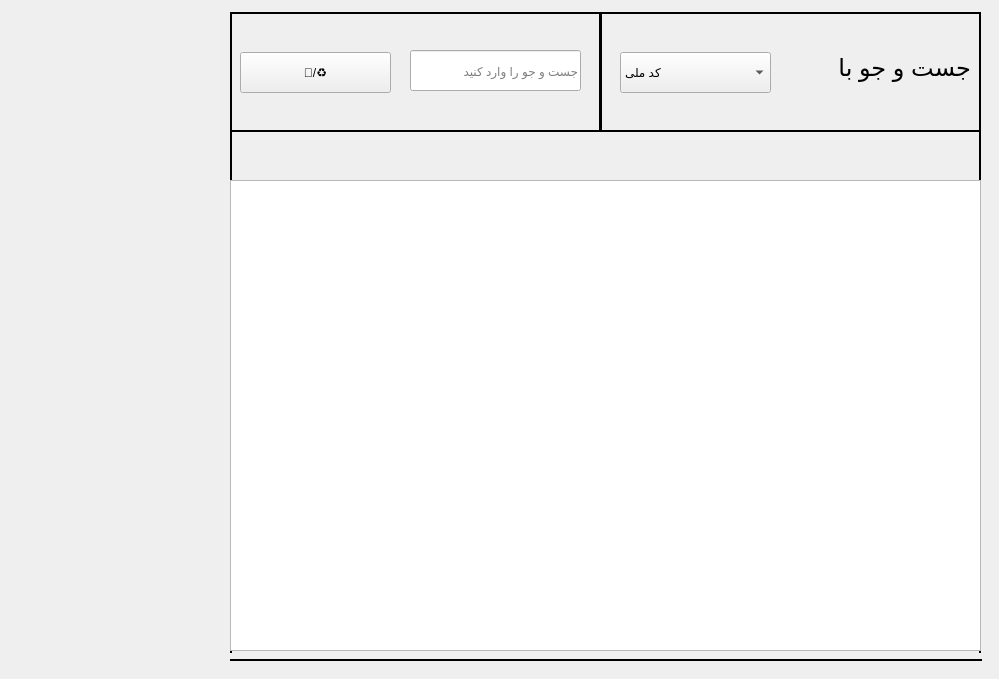
    <widget class="QWidget" name="widget_4">
     <attribute name="title">
      <string>ویرایش پلاک</string>
     </attribute>
     <widget class="QLabel" name="add_admin_header_3">
      <property name="geometry">
       <rect>
        <x>600</x>
        <y>12</y>
        <width>381</width>
        <height>120</height>
       </rect>
      </property>
      <property name="frameShape">
       <enum>QFrame::WinPanel</enum>
      </property>
      <property name="text">
       <string/>
      </property>
      <property name="alignment">
       <set>Qt::AlignCenter</set>
      </property>
     </widget>
     <widget class="QComboBox" name="comboBox_3">
      <property name="geometry">
       <rect>
        <x>620</x>
        <y>52</y>
        <width>151</width>
        <height>41</height>
       </rect>
      </property>
      <item>
       <property name="text">
        <string>کد ملی</string>
       </property>
      </item>
      <item>
       <property name="text">
        <string>نام و نام خانواگی</string>
       </property>
      </item>
      <item>
       <property name="text">
        <string>سمت</string>
       </property>
      </item>
      <item>
       <property name="text">
        <string>پلاک</string>
       </property>
      </item>
      <item>
       <property name="text">
        <string>تاریخ</string>
       </property>
      </item>
     </widget>
     <widget class="Line" name="line_38">
      <property name="geometry">
       <rect>
        <x>591</x>
        <y>650</y>
        <width>391</width>
        <height>20</height>
       </rect>
      </property>
      <property name="frameShadow">
       <enum>QFrame::Plain</enum>
      </property>
      <property name="lineWidth">
       <number>2</number>
      </property>
      <property name="orientation">
       <enum>Qt::Horizontal</enum>
      </property>
     </widget>
     <widget class="QLabel" name="label_7">
      <property name="geometry">
       <rect>
        <x>800</x>
        <y>22</y>
        <width>171</width>
        <height>91</height>
       </rect>
      </property>
      <property name="font">
       <font>
        <pointsize>18</pointsize>
       </font>
      </property>
      <property name="text">
       <string>جست و جو با</string>
      </property>
     </widget>
     <widget class="QLabel" name="admins_info_header_2">
      <property name="geometry">
       <rect>
        <x>230</x>
        <y>12</y>
        <width>371</width>
        <height>120</height>
       </rect>
      </property>
      <property name="frameShape">
       <enum>QFrame::WinPanel</enum>
      </property>
      <property name="text">
       <string/>
      </property>
      <property name="alignment">
       <set>Qt::AlignCenter</set>
      </property>
     </widget>
     <widget class="Line" name="line_39">
      <property name="geometry">
       <rect>
        <x>230</x>
        <y>650</y>
        <width>361</width>
        <height>20</height>
       </rect>
      </property>
      <property name="frameShadow">
       <enum>QFrame::Plain</enum>
      </property>
      <property name="lineWidth">
       <number>2</number>
      </property>
      <property name="orientation">
       <enum>Qt::Horizontal</enum>
      </property>
     </widget>
     <widget class="QPushButton" name="search_2">
      <property name="geometry">
       <rect>
        <x>240</x>
        <y>52</y>
        <width>151</width>
        <height>41</height>
       </rect>
      </property>
      <property name="text">
       <string>🔎/♻️</string>
      </property>
     </widget>
     <widget class="Line" name="line_40">
      <property name="geometry">
       <rect>
        <x>221</x>
        <y>132</y>
        <width>20</width>
        <height>521</height>
       </rect>
      </property>
      <property name="frameShadow">
       <enum>QFrame::Plain</enum>
      </property>
      <property name="lineWidth">
       <number>2</number>
      </property>
      <property name="orientation">
       <enum>Qt::Vertical</enum>
      </property>
     </widget>
     <widget class="Line" name="line_41">
      <property name="geometry">
       <rect>
        <x>970</x>
        <y>122</y>
        <width>20</width>
        <height>531</height>
       </rect>
      </property>
      <property name="frameShadow">
       <enum>QFrame::Plain</enum>
      </property>
      <property name="lineWidth">
       <number>2</number>
      </property>
      <property name="midLineWidth">
       <number>0</number>
      </property>
      <property name="orientation">
       <enum>Qt::Vertical</enum>
      </property>
     </widget>
     <widget class="QLabel" name="error_3">
      <property name="geometry">
       <rect>
        <x>240</x>
        <y>132</y>
        <width>731</width>
        <height>41</height>
       </rect>
      </property>
      <property name="styleSheet">
       <string notr="true">QLabel {
color: rgb(255, 30, 10);
}</string>
      </property>
      <property name="text">
       <string/>
      </property>
      <property name="alignment">
       <set>Qt::AlignCenter</set>
      </property>
     </widget>
     <widget class="QLineEdit" name="search_box_2">
      <property name="geometry">
       <rect>
        <x>410</x>
        <y>50</y>
        <width>171</width>
        <height>41</height>
       </rect>
      </property>
      <property name="maxLength">
       <number>70</number>
      </property>
      <property name="placeholderText">
       <string>جست و جو را وارد کنید</string>
      </property>
     </widget>
     <widget class="QTableWidget" name="editPlakTable">
      <property name="geometry">
       <rect>
        <x>230</x>
        <y>180</y>
        <width>751</width>
        <height>471</height>
       </rect>
      </property>
     </widget>
    </widget>
